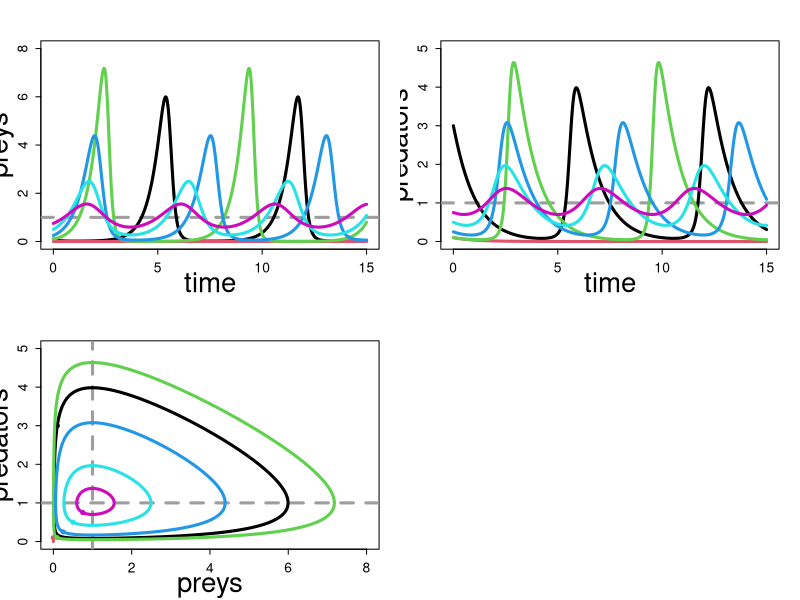
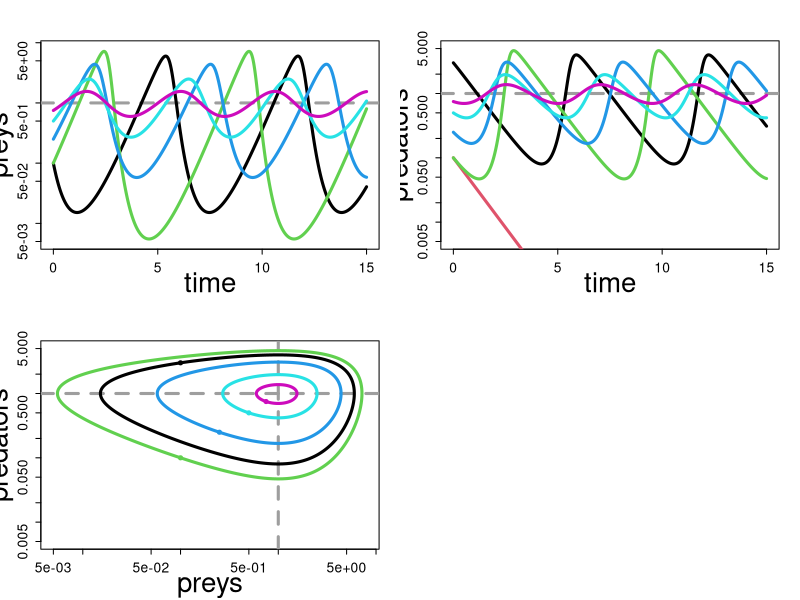

These figures' R source, in order:
# Exemple pour Lotka-Volterra
# \dot N = r N - c N P, \dot P = b N P - m P
# N = proies, P = prédateurs

rm(list=ls()); library(deSolve)
figDir <- '../Figures/'
dataName <- 'LotkaVolterra'
exportFig <- FALSE

# Paramétrisation en x = b N /m, y = c P /r
r <- 2; m <- 1; parms <- c(r=r, m=m)
y0List <- list(c(.1, 3), c(0, .1), c(.1, .1), c(.25, .25), c(.5, .5), c(.75, .75)); y0Nb <- length(y0List)
tMax <- 15; tNb <- 1e3; tGrid <- seq(0, tMax, length.out=tNb)

###############################################################################
# Functions
model <- function(t, y, parms){return(list(c(parms[1]*y[1]*(1-y[2]), -parms[2]*y[2]*(1-y[1]))))}
model(0, y0List[[1]], parms)

pathList <- list()
for(i in 1:y0Nb){
   pathList[[i]] <- ode.2D(y=y0List[[i]], times=tGrid, func=model, parms=parms, dimens=c(1, 1), method='ode45')
}
preyMax <- 8; predMax <- 5

par(mfrow=c(2, 2), mex=.6)
if(exportFig){png(paste0(figDir, dataName, '-preys.png'))}
plot(tGrid, rep(preyMax, tNb), col=0, ylim=c(0, preyMax), xlab='time', ylab='preys', cex.lab=2)
abline(h=1, lty=2, col=8, lwd=3)
for(i in 1:y0Nb){lines(pathList[[i]][, 1], pathList[[i]][, 2], lwd=3, col=i)}
if(exportFig){dev.off()}
if(exportFig){png(paste0(figDir, dataName, '-predators.png'))}
plot(tGrid, rep(predMax, tNb), col=0, ylim=c(0, predMax), xlab='time', ylab='predators', cex.lab=2)
abline(h=1, lty=2, col=8, lwd=3)
for(i in 1:y0Nb){lines(pathList[[i]][, 1], pathList[[i]][, 3], lwd=3, col=i)}
if(exportFig){dev.off()}
if(exportFig){png(paste0(figDir, dataName, '-preysPredators.png'))}
plot(rep(preyMax, tNb), rep(predMax, tNb), col=0, xlim=c(0, preyMax), ylim=c(0, predMax), xlab='preys', ylab='predators', cex.lab=2)
abline(h=1, v=1, lty=2, col=8, lwd=3)
for(i in 1:y0Nb){
   lines(pathList[[i]][, 2], pathList[[i]][, 3], lwd=3, col=i)
   points(y0List[[i]][1], y0List[[i]][2], pch=20, col=i)
   }
if(exportFig){dev.off()}

par(mfrow=c(2, 2), mex=.6)
logMin <- .5e-2
if(exportFig){png(paste0(figDir, dataName, '-preysLog.png'))}
plot(tGrid, rep(preyMax, tNb), col=0, ylim=c(logMin, preyMax), xlab='time', ylab='preys', log='y', cex.lab=2)
abline(h=1, lty=2, col=8, lwd=3)
for(i in 1:y0Nb){lines(pathList[[i]][, 1], pathList[[i]][, 2], lwd=3, col=i)}
if(exportFig){dev.off()}
if(exportFig){png(paste0(figDir, dataName, '-predatorsLog.png'))}
plot(tGrid, rep(predMax, tNb), col=0, ylim=c(logMin, predMax), xlab='time', ylab='predators', log='y', cex.lab=2)
abline(h=1, lty=2, col=8, lwd=3)
for(i in 1:y0Nb){lines(pathList[[i]][, 1], pathList[[i]][, 3], lwd=3, col=i)}
if(exportFig){dev.off()}
if(exportFig){png(paste0(figDir, dataName, '-preysPredatorsLog.png'))}
plot(rep(preyMax, tNb), rep(predMax, tNb), col=0, xlim=c(logMin, preyMax), ylim=c(logMin, predMax), xlab='preys', ylab='predators', log='xy', cex.lab=2)
abline(h=1, v=1, lty=2, col=8, lwd=3)
for(i in 1:y0Nb){
   lines(pathList[[i]][, 2], pathList[[i]][, 3], lwd=3, col=i)
   points(y0List[[i]][1], y0List[[i]][2], pch=20, col=i)
}
if(exportFig){dev.off()}
